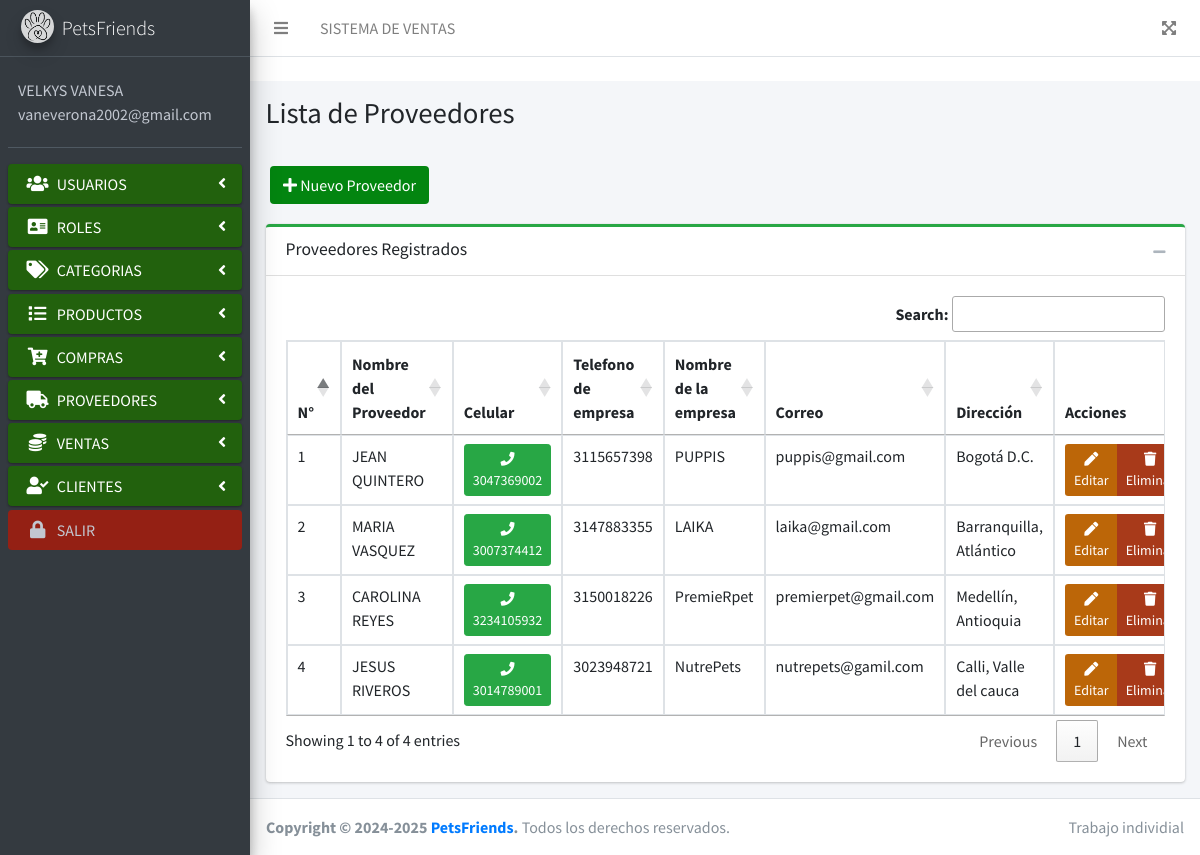
Screenshot of /proveedores/index.php (signed in) with the database file from the repository.
### tables this page shows
CREATE TABLE `usuarios` (
  `id_usuario` int(11) NOT NULL,
  `nombres` varchar(250) NOT NULL,
  `email` varchar(250) NOT NULL,
  `password_usuario` text NOT NULL,
  `token` varchar(100) NOT NULL,
  `id_rol` int(11) NOT NULL,
  `f_h_creacion` datetime NOT NULL,
  `f_h_actualizacion` datetime NOT NULL
);

CREATE TABLE `proveedores` (
  `id_proveedor` int(11) NOT NULL,
  `nombre_proveedor` varchar(255) NOT NULL,
  `celular` varchar(25) NOT NULL,
  `telefono_empresa` varchar(25) DEFAULT NULL,
  `empresa` varchar(255) NOT NULL,
  `email` varchar(50) DEFAULT NULL,
  `direccion` varchar(255) NOT NULL,
  `fyh_creacion` datetime NOT NULL,
  `fyh_actualizacion` datetime NOT NULL
);

### app/config.php (called while the page is built, shortened)
<?php
$URL = "http://localhost/WWW.SISTEMA_VENTA.COM/";

### layout/session.php (called while the page is built, shortened)
<?php
if (isset ($_SESSION['session_email'])){
   $email_session =  ($_SESSION['session_email']);
   $sql= "SELECT used.id_usuario as id_usuario, used.nombres as nombres, used.email as email, rol.rol as rol
                FROM usuarios as used INNER JOIN roles as rol ON used.id_rol = rol.id_rol WHERE email = '$email_session'";
   $query= $pdo->prepare($sql);
   $query->execute();
   $usuarios =$query->fetchAll( PDO:: FETCH_ASSOC);
     foreach($usuarios as $usuario){
             $session_nombres =$usuario ["nombres"];
             $session_rol =$usuario ["rol"];
          }
} else {
   echo "no existe";
   header('Location:' .$URL. 'login/index.php');
   exit;
}
$permisos = [
    'ADMINISTRADOR' => ['*'],
    'VENDEDOR' => ['modulo_ventas', 'modulo_clientes'],
    'BODEGUERO' => ['modulo_compras', 'modulo_productos']
];
if (!function_exists('tienePermiso')) {
    function tienePermiso($modulo) {
        global $permisos, $session_rol;
        if ($permisos[$session_rol][0] == '*') return true;
        return in_array($modulo, $permisos[$session_rol]);
    }
}
?>

### app/controllers/proveedores/lista_proveedores.php (called while the page is built)
<?php
$sql_proveedores= "SELECT * FROM proveedores";
$query_proveedores= $pdo->prepare($sql_proveedores);
$query_proveedores->execute();
$tabla_proveedores =$query_proveedores->fetchAll( PDO:: FETCH_ASSOC);
?>

### proveedores/index.php (the view, shortened to what this page needs)
<?php
include ('../app/config.php');
include ('../layout/session.php');
include ('../layout/parte1.php');
include('../app/controllers/proveedores/lista_proveedores.php');
?>
<link rel="stylesheet" href="https://cdn.datatables.net/1.13.4/css/jquery.dataTables.min.css">
<link rel="stylesheet" href="https://cdn.datatables.net/buttons/2.3.6/css/buttons.dataTables.min.css"> ...
  <div class="content-wrapper">
    <div class="content-header">
      <div class="container-fluid">
            <h1 class="m-0">Lista de Proveedores</h1>
      </div>
    </div>
    <div class="card-body">
      <button type="button" class="btn" style="background: #038510; color: white" data-toggle="modal" data-target="#modal-crear">
      <i class="fas fa-plus"></i>   Nuevo Proveedor
     </button>
    </div>
    <div class="content">
      <div class="container-fluid">
           <div class="row">
                <div class="col-12">
                   <div class="card card-outline card-success">
                       <div class="card-header">
                            <h3 class="card-title">Proveedores Registrados</h3>
                          <div class="card-tools">
                              <button type="button" class="btn btn-tool" data-card-widget="collapse"><i class="fas fa-minus"></i>
                               </button>
                          </div>
                       </div>
                      <div class="card-body">
                          <table id="miTabla" class="table table-bordered table-hover table-responsive">
                          <thead>
                              <tr>
                                  <th>N°</th>
                                  <th>Nombre del Proveedor</th>
                                  <th>Celular</th>
                                  <th>Telefono de empresa</th>
                                  <th>Nombre de la empresa</th>
                                  <th>Correo</th>
                                  <th>Dirección</th>
                                  <th>Acciones</th>
                              </tr>
                          </thead>
                          <tbody>
                              <?php
                                $contador = 0;
                                foreach($tabla_proveedores as $tabla_proveedor){
                                  $id_proveedor = $tabla_proveedor['id_proveedor'];
                              ?>
                               <tr>
                                  <td> <?php echo $contador = $contador + 1; ?></td>
                                  <td> <?php echo $tabla_proveedor['nombre_proveedor']; ?></td>
                                  <td> <a href="http://wa.me/57<?php echo $tabla_proveedor['celular']; ?>" class="btn btn-success btn-sm" target="_black"><i class="fas fa-phone" style="color: white"></i>
                                        <?php echo $tabla_proveedor['celular']; ?></a>
                                  </td>
                                  <td> <?php echo $tabla_proveedor['telefono_empresa']; ?></td>
                                  <td> <?php echo $tabla_proveedor['empresa']; ?></td>
                                  <td> <?php echo $tabla_proveedor['email']; ?></td>
                                  <td> <?php echo $tabla_proveedor['direccion']; ?></td>
                                  <td class="fixed">
                                      <div class="btn-group">
                                         <button type="button" class="btn btn-sm" style="background: #BC6608; color: white" data-toggle="modal" data-target="#modal-editar<?php echo $id_proveedor;?>">
                                            <i class="fas fa-pen"></i> Editar
                                          </button>
                                         <button type="button" class="btn btn-sm" style="background: #A83A1A; color: white" data-toggle="modal" data-target="#modal-eliminar<?php echo $id_proveedor;?>">
                                            <i class="fas fa-trash"></i> Eliminar
                                          </button>
                                    </div>
                                  </td>
                              </tr>
                              <?php
                              }
                              ?>
                          </tbody>
                          </table>
                     </div>
                 </div>
               </div>
          </div>
      </div>
    </div>
  </div>
<?php
include ('../layout/parte2.php');
?>

### layout/parte1.php (shortened to what this page needs)
<?php
include ('session.php');
?>
<!DOCTYPE html>
<html lang="es">
<head>
  <link rel="stylesheet" href="<?php echo $URL; ?>public/css/fontawesome-free/css/all.min.css">
  <link rel="stylesheet" href="<?php echo $URL; ?>public/css/adminlte.min.css">
</head>
<body class="hold-transition sidebar-mini">
<div class="wrapper">
  <nav class="main-header navbar navbar-expand navbar-white navbar-light">
    <ul class="navbar-nav">
      <li class="nav-item">
        <a class="nav-link" data-widget="pushmenu" href="#" role="button"><i class="fas fa-bars"></i></a>
      </li>
      <li class="nav-item d-none d-sm-inline-block">
        <a href="#" class="nav-link">SISTEMA DE VENTAS</a>
      </li>
    </ul>
    <ul class="navbar-nav ml-auto">
      <li class="nav-item">
        <a class="nav-link" data-widget="fullscreen" href="#" role="button">
          <i class="fas fa-expand-arrows-alt"></i>
        </a>
      </li>
    </ul>
  </nav>
  <aside  class="main-sidebar sidebar-dark-primary  elevation-4">
    <a href="../index.php" class="brand-link">
      <img src="<?php echo $URL; ?>/public/img/icono-pag.jpg" alt="Logo" class="brand-image img-circle elevation-3" style="opacity: .8">
      <span class="brand-text font-weight-light">PetsFriends</span>
    </a>
    <div class="sidebar">
      <div class="user-panel mt-3 pb-3 mb-3 d-flex">
        <div class="info">
          <a href="#" class="d-block"> <?php echo $session_nombres; ?> </a>
          <a href="#" class="d-block"> <?php echo $email_session; ?> </a>
        </div>
      </div>
      <nav class="mt-2">
        <ul class="nav nav-pills nav-sidebar flex-column" data-widget="treeview" role="menu" data-accordion="false">
          <?php if(tienePermiso('modulo_usuarios')) { ?>
         <li class="nav-item menu">
            <a style="background: #22610D" href="#" class="nav-link active" >
              <i class="nav-icon fas fa-users"></i>
              <p>
                USUARIOS
                <i class="right fas fa-angle-left"></i>
              </p>
            </a>
          </li>
          <?php } ?>
          <?php if(tienePermiso('modulo_roles')) { ?>
          <li class="nav-item menu">
            <a style="background: #22610D" href="#" class="nav-link active">
              <i class="nav-icon fas fa-address-card"></i>
              <p>
                ROLES
                <i class="right fas fa-angle-left"></i>
              </p>
            </a>
          </li>
          <?php } ?>
          <?php if(tienePermiso('modulo_categorias')) { ?>
          <li class="nav-item menu">
            <a style="background: #22610D" href="#" class="nav-link active">
              <i class="nav-icon fas fa-tags"></i>
              <p>
                CATEGORIAS
                <i class="right fas fa-angle-left"></i>
              </p>
            </a>
          </li>
          <?php } ?>
          <?php if(tienePermiso('modulo_productos')) { ?>
          <li class="nav-item menu">
            <a style="background: #22610D" href="#" class="nav-link active">
              <i class="nav-icon fas fa-list"></i>
              <p>
                PRODUCTOS
                <i class="right fas fa-angle-left"></i>
              </p>
            </a>
          </li>
          <?php } ?>
          <?php if(tienePermiso('modulo_compras')) { ?>
          <li class="nav-item menu">
            <a style="background: #22610D" href="#" class="nav-link active">
              <i class="nav-icon fas fa-cart-plus"></i>
              <p>
                COMPRAS
                <i class="right fas fa-angle-left"></i>
              </p>
            </a>
          </li>
          <?php } ?>
          <?php if(tienePermiso('modulo_proveedores')) { ?>
          <li class="nav-item menu">
            <a style="background: #22610D" href="#" class="nav-link active">
              <i class="nav-icon fas fa-truck"></i>
              <p>
                PROVEEDORES
                <i class="right fas fa-angle-left"></i>
              </p>
            </a>
          </li>
          <?php } ?>
          <?php if(tienePermiso('modulo_ventas')) { ?>
          <li class="nav-item menu">
            <a style="background: #22610D" href="#" class="nav-link active">
              <i class="nav-icon fas fa-coins"></i>
              <p>
                 VENTAS
                <i class="right fas fa-angle-left"></i>
              </p>
            </a>
          </li>
          <?php } ?>
          <?php if(tienePermiso('modulo_clientes')) { ?>
          <li class="nav-item menu">
            <a style="background: #22610D" href="#" class="nav-link active">
              <i class="nav-icon fas fa-user-check"></i>
              <p>
                CLIENTES
                <i class="right fas fa-angle-left"></i>
              </p>
            </a>
          </li>
          <?php } ?>
          <li class="nav-item">
            <a style="background: #942014" href="<?php echo $URL; ?>/app/controllers/login/cerrar_session.php" class="nav-link">
              <i class="nav-icon fas fa-lock"></i>
              <p> SALIR</p>
            </a>
          </li>
        </ul>
      </nav>
    </div>
  </aside>

### rows the page displays
usuarios: nombres "VELKYS VANESA"
proveedores: nombre_proveedor "JEAN QUINTERO", celular "3047369002", telefono_empresa "3115657398", empresa "PUPPIS", email "puppis@gmail.com", direccion "Bogotá D.C."
proveedores: contador "2", nombre_proveedor "MARIA VASQUEZ", celular "3007374412", telefono_empresa "3147883355", empresa "LAIKA", email "laika@gmail.com", direccion "Barranquilla, Atlántico"
proveedores: contador "3", nombre_proveedor "CAROLINA REYES", celular "3234105932", telefono_empresa "3150018226", empresa "PremieRpet", email "premierpet@gmail.com", direccion "Medellín, Antioquia"
proveedores: contador "4", nombre_proveedor "JESUS RIVEROS", celular "3014789001", telefono_empresa "3023948721", empresa "NutrePets", email "nutrepets@gamil.com", direccion "Calli, Valle del cauca"

### other values shown
$email_session "vaneverona2002@gmail.com"
